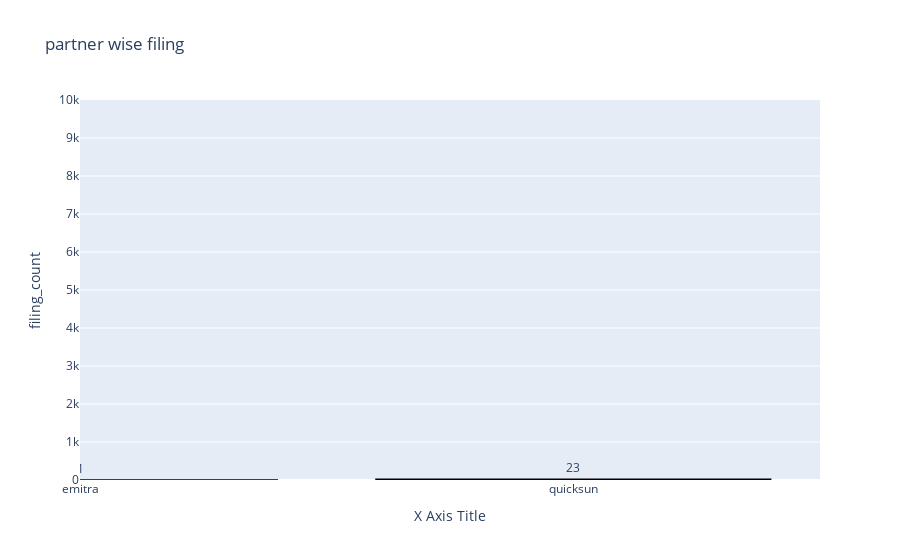

Write notebook code for a chart like this one.
### Code cell
fig = px.bar(
    partner_wise_filing_count,
    x = 'sp_name',
    y = 'filing_count',
    title= 'partner wise filing',  
    text_auto = True ,
    color_continuous_scale='blues'
    )
fig.update_traces(
    textposition="outside",
    marker_line_color = 'black',
    marker_line_width=1.5
) 
fig.update_layout(yaxis=dict(range=[0, 10000]),xaxis=dict(range=[0, 100], title='X Axis Title'))
fig.show()

### Figure 1 — Plotly figure (JSON) as saved in the notebook; plotly's stock layout.template omitted (floating-point values rounded to 4 significant figures)
{"data": [{"alignmentgroup": "True", "hovertemplate": "sp_name=%{x}<br>filing_count=%{y}<extra></extra>", "legendgroup": "", "marker": {"color": "#636efa", "line": {"color": "black", "width": 1.5}, "pattern": {"shape": ""}}, "name": "", "offsetgroup": "", "orientation": "v", "showlegend": false, "textposition": "outside", "texttemplate": "%{y}", "type": "bar", "x": ["emitra", "quicksun", "sp_csc", "vayamtech"], "xaxis": "x", "y": [1, 23, 7870, 5], "yaxis": "y"}], "layout": {"autosize": true, "barmode": "relative", "legend": {"tracegroupgap": 0}, "title": {"text": "partner wise filing"}, "xaxis": {"anchor": "y", "domain": [0, 1], "range": [0, 1.5], "title": {"text": "X Axis Title"}, "type": "category"}, "yaxis": {"anchor": "x", "domain": [0, 1], "range": [0, 10000], "title": {"text": "filing_count"}, "type": "linear"}}}
